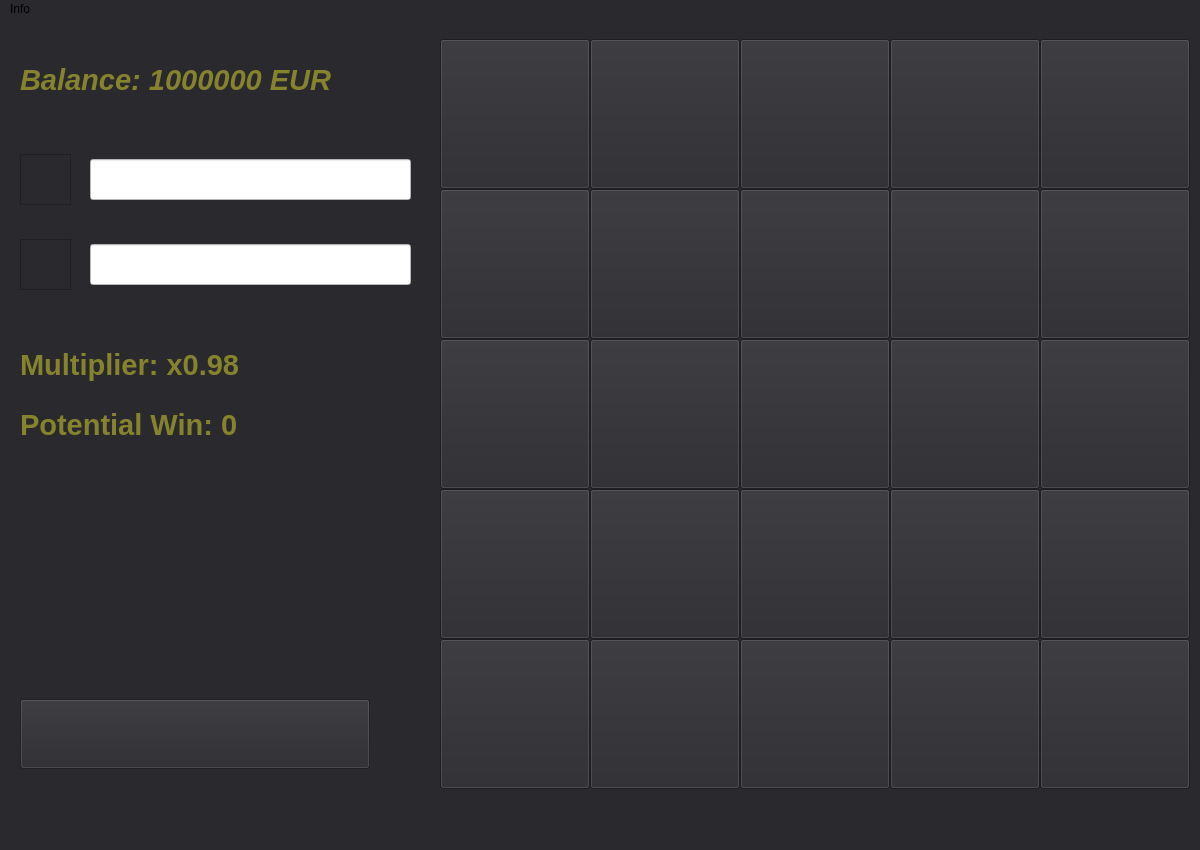
<?xml version="1.0" encoding="UTF-8"?>
<ui version="4.0">
 <class>MainWindow</class>
 <widget class="QMainWindow" name="MainWindow">
  <property name="geometry">
   <rect>
    <x>0</x>
    <y>0</y>
    <width>1200</width>
    <height>850</height>
   </rect>
  </property>
  <property name="sizePolicy">
   <sizepolicy hsizetype="Preferred" vsizetype="Preferred">
    <horstretch>0</horstretch>
    <verstretch>0</verstretch>
   </sizepolicy>
  </property>
  <property name="minimumSize">
   <size>
    <width>1200</width>
    <height>800</height>
   </size>
  </property>
  <property name="maximumSize">
   <size>
    <width>1200</width>
    <height>850</height>
   </size>
  </property>
  <property name="windowTitle">
   <string>Mines by Wiktor Lewicki</string>
  </property>
  <property name="windowIcon">
   <iconset resource="dane.qrc">
    <normaloff>:/img/money.png</normaloff>:/img/money.png</iconset>
  </property>
  <property name="styleSheet">
   <string notr="true">background-color: rgb(42, 41, 45);</string>
  </property>
  <widget class="QWidget" name="centralwidget">
   <widget class="QPushButton" name="pole00">
    <property name="enabled">
     <bool>true</bool>
    </property>
    <property name="geometry">
     <rect>
      <x>440</x>
      <y>20</y>
      <width>150</width>
      <height>150</height>
     </rect>
    </property>
    <property name="cursor">
     <cursorShape>ArrowCursor</cursorShape>
    </property>
    <property name="styleSheet">
     <string notr="true">border-image:url(:/img/empty.png)</string>
    </property>
    <property name="text">
     <string/>
    </property>
   </widget>
   <widget class="QPushButton" name="pole01">
    <property name="enabled">
     <bool>true</bool>
    </property>
    <property name="geometry">
     <rect>
      <x>590</x>
      <y>20</y>
      <width>150</width>
      <height>150</height>
     </rect>
    </property>
    <property name="cursor">
     <cursorShape>ArrowCursor</cursorShape>
    </property>
    <property name="styleSheet">
     <string notr="true">border-image:url(:/img/empty.png)</string>
    </property>
    <property name="text">
     <string/>
    </property>
   </widget>
   <widget class="QPushButton" name="pole02">
    <property name="enabled">
     <bool>true</bool>
    </property>
    <property name="geometry">
     <rect>
      <x>740</x>
      <y>20</y>
      <width>150</width>
      <height>150</height>
     </rect>
    </property>
    <property name="cursor">
     <cursorShape>ArrowCursor</cursorShape>
    </property>
    <property name="styleSheet">
     <string notr="true">border-image:url(:/img/empty.png)</string>
    </property>
    <property name="text">
     <string/>
    </property>
   </widget>
   <widget class="QPushButton" name="pole03">
    <property name="enabled">
     <bool>true</bool>
    </property>
    <property name="geometry">
     <rect>
      <x>890</x>
      <y>20</y>
      <width>150</width>
      <height>150</height>
     </rect>
    </property>
    <property name="cursor">
     <cursorShape>ArrowCursor</cursorShape>
    </property>
    <property name="styleSheet">
     <string notr="true">border-image:url(:/img/empty.png)</string>
    </property>
    <property name="text">
     <string/>
    </property>
   </widget>
   <widget class="QPushButton" name="pole04">
    <property name="enabled">
     <bool>true</bool>
    </property>
    <property name="geometry">
     <rect>
      <x>1040</x>
      <y>20</y>
      <width>150</width>
      <height>150</height>
     </rect>
    </property>
    <property name="cursor">
     <cursorShape>ArrowCursor</cursorShape>
    </property>
    <property name="styleSheet">
     <string notr="true">border-image:url(:/img/empty.png)</string>
    </property>
    <property name="text">
     <string/>
    </property>
   </widget>
   <widget class="QPushButton" name="pole11">
    <property name="enabled">
     <bool>true</bool>
    </property>
    <property name="geometry">
     <rect>
      <x>590</x>
      <y>170</y>
      <width>150</width>
      <height>150</height>
     </rect>
    </property>
    <property name="cursor">
     <cursorShape>ArrowCursor</cursorShape>
    </property>
    <property name="styleSheet">
     <string notr="true">border-image:url(:/img/empty.png)</string>
    </property>
    <property name="text">
     <string/>
    </property>
   </widget>
   <widget class="QPushButton" name="pole13">
    <property name="enabled">
     <bool>true</bool>
    </property>
    <property name="geometry">
     <rect>
      <x>890</x>
      <y>170</y>
      <width>150</width>
      <height>150</height>
     </rect>
    </property>
    <property name="cursor">
     <cursorShape>ArrowCursor</cursorShape>
    </property>
    <property name="styleSheet">
     <string notr="true">border-image:url(:/img/empty.png)</string>
    </property>
    <property name="text">
     <string/>
    </property>
   </widget>
   <widget class="QPushButton" name="pole10">
    <property name="enabled">
     <bool>true</bool>
    </property>
    <property name="geometry">
     <rect>
      <x>440</x>
      <y>170</y>
      <width>150</width>
      <height>150</height>
     </rect>
    </property>
    <property name="cursor">
     <cursorShape>ArrowCursor</cursorShape>
    </property>
    <property name="styleSheet">
     <string notr="true">border-image:url(:/img/empty.png)</string>
    </property>
    <property name="text">
     <string/>
    </property>
   </widget>
   <widget class="QPushButton" name="pole14">
    <property name="enabled">
     <bool>true</bool>
    </property>
    <property name="geometry">
     <rect>
      <x>1040</x>
      <y>170</y>
      <width>150</width>
      <height>150</height>
     </rect>
    </property>
    <property name="cursor">
     <cursorShape>ArrowCursor</cursorShape>
    </property>
    <property name="styleSheet">
     <string notr="true">border-image:url(:/img/empty.png)</string>
    </property>
    <property name="text">
     <string/>
    </property>
   </widget>
   <widget class="QPushButton" name="pole12">
    <property name="enabled">
     <bool>true</bool>
    </property>
    <property name="geometry">
     <rect>
      <x>740</x>
      <y>170</y>
      <width>150</width>
      <height>150</height>
     </rect>
    </property>
    <property name="cursor">
     <cursorShape>ArrowCursor</cursorShape>
    </property>
    <property name="styleSheet">
     <string notr="true">border-image:url(:/img/empty.png)</string>
    </property>
    <property name="text">
     <string/>
    </property>
   </widget>
   <widget class="QPushButton" name="pole21">
    <property name="enabled">
     <bool>true</bool>
    </property>
    <property name="geometry">
     <rect>
      <x>590</x>
      <y>320</y>
      <width>150</width>
      <height>150</height>
     </rect>
    </property>
    <property name="cursor">
     <cursorShape>ArrowCursor</cursorShape>
    </property>
    <property name="styleSheet">
     <string notr="true">border-image:url(:/img/empty.png)</string>
    </property>
    <property name="text">
     <string/>
    </property>
   </widget>
   <widget class="QPushButton" name="pole23">
    <property name="enabled">
     <bool>true</bool>
    </property>
    <property name="geometry">
     <rect>
      <x>890</x>
      <y>320</y>
      <width>150</width>
      <height>150</height>
     </rect>
    </property>
    <property name="cursor">
     <cursorShape>ArrowCursor</cursorShape>
    </property>
    <property name="styleSheet">
     <string notr="true">border-image:url(:/img/empty.png)</string>
    </property>
    <property name="text">
     <string/>
    </property>
   </widget>
   <widget class="QPushButton" name="pole20">
    <property name="enabled">
     <bool>true</bool>
    </property>
    <property name="geometry">
     <rect>
      <x>440</x>
      <y>320</y>
      <width>150</width>
      <height>150</height>
     </rect>
    </property>
    <property name="cursor">
     <cursorShape>ArrowCursor</cursorShape>
    </property>
    <property name="styleSheet">
     <string notr="true">border-image:url(:/img/empty.png)</string>
    </property>
    <property name="text">
     <string/>
    </property>
   </widget>
   <widget class="QPushButton" name="pole24">
    <property name="enabled">
     <bool>true</bool>
    </property>
    <property name="geometry">
     <rect>
      <x>1040</x>
      <y>320</y>
      <width>150</width>
      <height>150</height>
     </rect>
    </property>
    <property name="cursor">
     <cursorShape>ArrowCursor</cursorShape>
    </property>
    <property name="styleSheet">
     <string notr="true">border-image:url(:/img/empty.png)</string>
    </property>
    <property name="text">
     <string/>
    </property>
   </widget>
   <widget class="QPushButton" name="pole22">
    <property name="enabled">
     <bool>true</bool>
    </property>
    <property name="geometry">
     <rect>
      <x>740</x>
      <y>320</y>
      <width>150</width>
      <height>150</height>
     </rect>
    </property>
    <property name="cursor">
     <cursorShape>ArrowCursor</cursorShape>
    </property>
    <property name="styleSheet">
     <string notr="true">border-image:url(:/img/empty.png)</string>
    </property>
    <property name="text">
     <string/>
    </property>
   </widget>
   <widget class="QPushButton" name="pole31">
    <property name="enabled">
     <bool>true</bool>
    </property>
    <property name="geometry">
     <rect>
      <x>590</x>
      <y>470</y>
      <width>150</width>
      <height>150</height>
     </rect>
    </property>
    <property name="cursor">
     <cursorShape>ArrowCursor</cursorShape>
    </property>
    <property name="styleSheet">
     <string notr="true">border-image:url(:/img/empty.png)</string>
    </property>
    <property name="text">
     <string/>
    </property>
   </widget>
   <widget class="QPushButton" name="pole33">
    <property name="enabled">
     <bool>true</bool>
    </property>
    <property name="geometry">
     <rect>
      <x>890</x>
      <y>470</y>
      <width>150</width>
      <height>150</height>
     </rect>
    </property>
    <property name="cursor">
     <cursorShape>ArrowCursor</cursorShape>
    </property>
    <property name="styleSheet">
     <string notr="true">border-image:url(:/img/empty.png)</string>
    </property>
    <property name="text">
     <string/>
    </property>
   </widget>
   <widget class="QPushButton" name="pole30">
    <property name="enabled">
     <bool>true</bool>
    </property>
    <property name="geometry">
     <rect>
      <x>440</x>
      <y>470</y>
      <width>150</width>
      <height>150</height>
     </rect>
    </property>
    <property name="cursor">
     <cursorShape>ArrowCursor</cursorShape>
    </property>
    <property name="styleSheet">
     <string notr="true">border-image:url(:/img/empty.png)</string>
    </property>
    <property name="text">
     <string/>
    </property>
   </widget>
   <widget class="QPushButton" name="pole34">
    <property name="enabled">
     <bool>true</bool>
    </property>
    <property name="geometry">
     <rect>
      <x>1040</x>
      <y>470</y>
      <width>150</width>
      <height>150</height>
     </rect>
    </property>
    <property name="cursor">
     <cursorShape>ArrowCursor</cursorShape>
    </property>
    <property name="styleSheet">
     <string notr="true">border-image:url(:/img/empty.png)</string>
    </property>
    <property name="text">
     <string/>
    </property>
   </widget>
   <widget class="QPushButton" name="pole32">
    <property name="enabled">
     <bool>true</bool>
    </property>
    <property name="geometry">
     <rect>
      <x>740</x>
      <y>470</y>
      <width>150</width>
      <height>150</height>
     </rect>
    </property>
    <property name="cursor">
     <cursorShape>ArrowCursor</cursorShape>
    </property>
    <property name="styleSheet">
     <string notr="true">border-image:url(:/img/empty.png)</string>
    </property>
    <property name="text">
     <string/>
    </property>
   </widget>
   <widget class="QPushButton" name="pole41">
    <property name="enabled">
     <bool>true</bool>
    </property>
    <property name="geometry">
     <rect>
      <x>590</x>
      <y>620</y>
      <width>150</width>
      <height>150</height>
     </rect>
    </property>
    <property name="cursor">
     <cursorShape>ArrowCursor</cursorShape>
    </property>
    <property name="styleSheet">
     <string notr="true">border-image:url(:/img/empty.png)</string>
    </property>
    <property name="text">
     <string/>
    </property>
   </widget>
   <widget class="QPushButton" name="pole43">
    <property name="enabled">
     <bool>true</bool>
    </property>
    <property name="geometry">
     <rect>
      <x>890</x>
      <y>620</y>
      <width>150</width>
      <height>150</height>
     </rect>
    </property>
    <property name="cursor">
     <cursorShape>ArrowCursor</cursorShape>
    </property>
    <property name="styleSheet">
     <string notr="true">border-image:url(:/img/empty.png)</string>
    </property>
    <property name="text">
     <string/>
    </property>
   </widget>
   <widget class="QPushButton" name="pole40">
    <property name="enabled">
     <bool>true</bool>
    </property>
    <property name="geometry">
     <rect>
      <x>440</x>
      <y>620</y>
      <width>150</width>
      <height>150</height>
     </rect>
    </property>
    <property name="cursor">
     <cursorShape>ArrowCursor</cursorShape>
    </property>
    <property name="styleSheet">
     <string notr="true">border-image:url(:/img/empty.png)</string>
    </property>
    <property name="text">
     <string/>
    </property>
   </widget>
   <widget class="QPushButton" name="pole44">
    <property name="enabled">
     <bool>true</bool>
    </property>
    <property name="geometry">
     <rect>
      <x>1040</x>
      <y>620</y>
      <width>150</width>
      <height>150</height>
     </rect>
    </property>
    <property name="cursor">
     <cursorShape>ArrowCursor</cursorShape>
    </property>
    <property name="styleSheet">
     <string notr="true">border-image:url(:/img/empty.png)</string>
    </property>
    <property name="text">
     <string/>
    </property>
   </widget>
   <widget class="QPushButton" name="pole42">
    <property name="enabled">
     <bool>true</bool>
    </property>
    <property name="geometry">
     <rect>
      <x>740</x>
      <y>620</y>
      <width>150</width>
      <height>150</height>
     </rect>
    </property>
    <property name="cursor">
     <cursorShape>ArrowCursor</cursorShape>
    </property>
    <property name="styleSheet">
     <string notr="true">border-image:url(:/img/empty.png)</string>
    </property>
    <property name="text">
     <string/>
    </property>
   </widget>
   <widget class="QPushButton" name="new_game">
    <property name="geometry">
     <rect>
      <x>20</x>
      <y>680</y>
      <width>350</width>
      <height>70</height>
     </rect>
    </property>
    <property name="cursor">
     <cursorShape>OpenHandCursor</cursorShape>
    </property>
    <property name="styleSheet">
     <string notr="true">border-image:url(://img/new_game.png)</string>
    </property>
    <property name="text">
     <string/>
    </property>
   </widget>
   <widget class="QLabel" name="Balance">
    <property name="geometry">
     <rect>
      <x>20</x>
      <y>40</y>
      <width>391</width>
      <height>41</height>
     </rect>
    </property>
    <property name="font">
     <font>
      <pointsize>22</pointsize>
      <italic>true</italic>
      <bold>true</bold>
     </font>
    </property>
    <property name="cursor">
     <cursorShape>UpArrowCursor</cursorShape>
    </property>
    <property name="layoutDirection">
     <enum>Qt::LayoutDirection::LeftToRight</enum>
    </property>
    <property name="styleSheet">
     <string notr="true">color: rgb(134, 131, 45)</string>
    </property>
    <property name="text">
     <string>Balance: 1000000 EUR</string>
    </property>
    <property name="alignment">
     <set>Qt::AlignmentFlag::AlignLeading|Qt::AlignmentFlag::AlignLeft|Qt::AlignmentFlag::AlignVCenter</set>
    </property>
   </widget>
   <widget class="QLineEdit" name="bet_amount">
    <property name="geometry">
     <rect>
      <x>90</x>
      <y>140</y>
      <width>321</width>
      <height>41</height>
     </rect>
    </property>
    <property name="font">
     <font>
      <pointsize>16</pointsize>
     </font>
    </property>
    <property name="styleSheet">
     <string notr="true">background-color: white</string>
    </property>
    <property name="text">
     <string/>
    </property>
   </widget>
   <widget class="QLineEdit" name="bomb_amount">
    <property name="enabled">
     <bool>true</bool>
    </property>
    <property name="geometry">
     <rect>
      <x>90</x>
      <y>225</y>
      <width>321</width>
      <height>41</height>
     </rect>
    </property>
    <property name="font">
     <font>
      <pointsize>16</pointsize>
     </font>
    </property>
    <property name="styleSheet">
     <string notr="true">background-color: white</string>
    </property>
    <property name="text">
     <string/>
    </property>
   </widget>
   <widget class="QFrame" name="frame">
    <property name="geometry">
     <rect>
      <x>20</x>
      <y>135</y>
      <width>51</width>
      <height>51</height>
     </rect>
    </property>
    <property name="styleSheet">
     <string notr="true">border-image: url(:/img/money.png)</string>
    </property>
    <property name="frameShape">
     <enum>QFrame::Shape::StyledPanel</enum>
    </property>
    <property name="frameShadow">
     <enum>QFrame::Shadow::Raised</enum>
    </property>
   </widget>
   <widget class="QFrame" name="frame_2">
    <property name="geometry">
     <rect>
      <x>20</x>
      <y>220</y>
      <width>51</width>
      <height>51</height>
     </rect>
    </property>
    <property name="styleSheet">
     <string notr="true">border-image: url(:/img/red.png)</string>
    </property>
    <property name="frameShape">
     <enum>QFrame::Shape::StyledPanel</enum>
    </property>
    <property name="frameShadow">
     <enum>QFrame::Shadow::Raised</enum>
    </property>
   </widget>
   <widget class="QLabel" name="multiplier">
    <property name="geometry">
     <rect>
      <x>20</x>
      <y>320</y>
      <width>401</width>
      <height>51</height>
     </rect>
    </property>
    <property name="font">
     <font>
      <pointsize>22</pointsize>
      <bold>true</bold>
     </font>
    </property>
    <property name="styleSheet">
     <string notr="true">color: rgb(134, 131, 45)</string>
    </property>
    <property name="text">
     <string>Multiplier: x0.98</string>
    </property>
   </widget>
   <widget class="QLabel" name="potential">
    <property name="geometry">
     <rect>
      <x>20</x>
      <y>380</y>
      <width>391</width>
      <height>51</height>
     </rect>
    </property>
    <property name="font">
     <font>
      <pointsize>22</pointsize>
      <bold>true</bold>
     </font>
    </property>
    <property name="styleSheet">
     <string notr="true">color: rgb(134, 131, 45)</string>
    </property>
    <property name="text">
     <string>Potential Win: 0</string>
    </property>
   </widget>
   <widget class="QPushButton" name="cashout">
    <property name="enabled">
     <bool>false</bool>
    </property>
    <property name="geometry">
     <rect>
      <x>20</x>
      <y>680</y>
      <width>350</width>
      <height>70</height>
     </rect>
    </property>
    <property name="cursor">
     <cursorShape>OpenHandCursor</cursorShape>
    </property>
    <property name="styleSheet">
     <string notr="true">border-image:url(://img/cashout.png)</string>
    </property>
    <property name="text">
     <string/>
    </property>
   </widget>
   <widget class="QWidget" name="chartarea" native="true">
    <property name="geometry">
     <rect>
      <x>10</x>
      <y>450</y>
      <width>381</width>
      <height>211</height>
     </rect>
    </property>
    <property name="sizePolicy">
     <sizepolicy hsizetype="Expanding" vsizetype="Expanding">
      <horstretch>0</horstretch>
      <verstretch>0</verstretch>
     </sizepolicy>
    </property>
   </widget>
  </widget>
  <widget class="QMenuBar" name="menubar">
   <property name="geometry">
    <rect>
     <x>0</x>
     <y>0</y>
     <width>1200</width>
     <height>25</height>
    </rect>
   </property>
   <widget class="QMenu" name="menuInfo">
    <property name="title">
     <string>Info</string>
    </property>
    <addaction name="actionCreator"/>
   </widget>
   <addaction name="menuInfo"/>
  </widget>
  <widget class="QStatusBar" name="statusbar"/>
  <action name="actionCreator">
   <property name="text">
    <string>Creator</string>
   </property>
  </action>
 </widget>
 <resources>
  <include location="dane.qrc"/>
 </resources>
 <connections/>
</ui>
